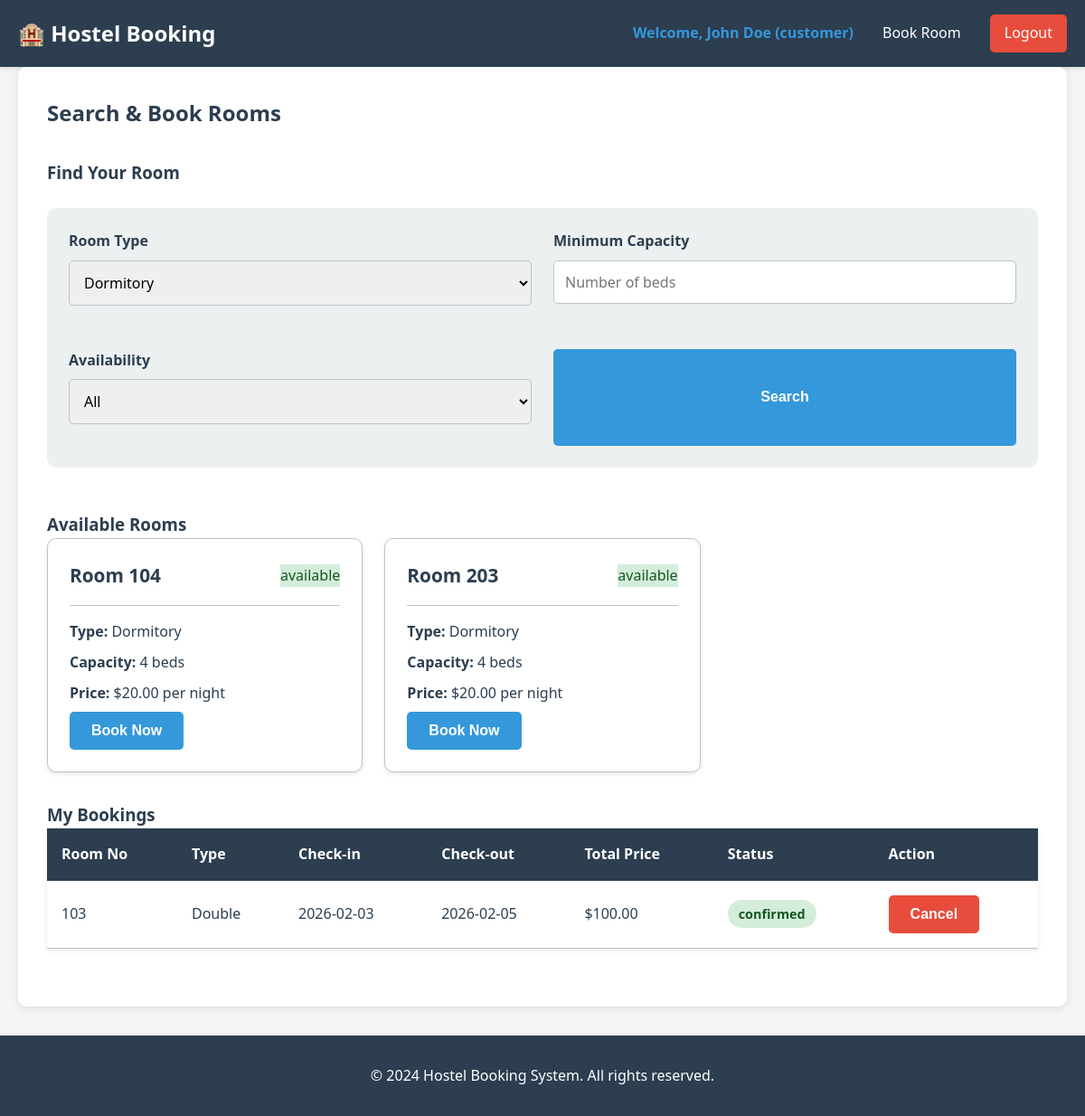
The app's page /public/search.php?type=Dormitory (signed in) with its own data.
### tables this page shows
CREATE TABLE rooms (
    id INT PRIMARY KEY AUTO_INCREMENT,
    room_no VARCHAR(20) UNIQUE NOT NULL,
    type VARCHAR(50) NOT NULL,
    capacity INT NOT NULL,
    price DECIMAL(8, 2) NOT NULL,
    status ENUM('available', 'occupied', 'maintenance') DEFAULT 'available',
    created_at TIMESTAMP DEFAULT CURRENT_TIMESTAMP
);

CREATE TABLE bookings (
    id INT PRIMARY KEY AUTO_INCREMENT,
    user_id INT NOT NULL,
    room_id INT NOT NULL,
    check_in DATE NOT NULL,
    check_out DATE NOT NULL,
    total_price DECIMAL(10, 2) NOT NULL,
    status ENUM('confirmed', 'cancelled', 'checked-out') DEFAULT 'confirmed',
    created_at TIMESTAMP DEFAULT CURRENT_TIMESTAMP,
    FOREIGN KEY (user_id) REFERENCES users(id) ON DELETE CASCADE,
    FOREIGN KEY (room_id) REFERENCES rooms(id) ON DELETE CASCADE
);

### includes/functions.php (called while the page is built, shortened)
<?php
function sanitize($input) {
    return htmlspecialchars(trim($input), ENT_QUOTES, 'UTF-8');
}
function escape($output) {
    return htmlspecialchars($output, ENT_QUOTES, 'UTF-8');
}
?>

### public/search.php (the view, shortened to what this page needs)
<?php
require_once '../config/db.php';
require_once '../includes/functions.php';
$user = getCurrentUser();
$stmt = $pdo->prepare('
    SELECT b.*, r.room_no, r.type, r.price
    FROM bookings b
    JOIN rooms r ON b.room_id = r.id
    WHERE b.user_id = ?
    ORDER BY b.check_in DESC
');
$stmt->execute([$user['id']]);
$user_bookings = $stmt->fetchAll();
$search_type         = sanitize($_GET['type'] ?? '');
$search_capacity     = sanitize($_GET['capacity'] ?? '');
$query  = 'SELECT * FROM rooms WHERE 1=1';
$params = [];
if (!empty($search_type)) {
    $query .= ' AND type = ?';
    $params[] = $search_type;
}
$query .= ' ORDER BY room_no ASC';
$stmt = $pdo->prepare($query);
$stmt->execute($params);
$search_results = $stmt->fetchAll();
$room_types = $pdo->query('SELECT DISTINCT type FROM rooms ORDER BY type ASC')->fetchAll();
?>
<?php require_once '../includes/header.php'; ?>
<div class="customer-dashboard">
    <h2>Search & Book Rooms</h2>
    <section class="search-section">
        <h3>Find Your Room</h3>
        <form method="GET" id="searchForm" class="search-form">
            <div class="form-row">
                <div class="form-group">
                    <label for="type">Room Type</label>
                    <select id="type" name="type">
                        <?php foreach ($room_types as $rt): ?>
                            <option value="<?php echo $rt['type']; ?>" <?php echo $search_type === $rt['type'] ? 'selected' : ''; ?>>
                                <?php echo escape($rt['type']); ?>
                            </option>
                        <?php endforeach; ?>
                    </select>
                </div>
                <div class="form-group">
                    <label for="capacity">Minimum Capacity</label>
                    <input type="number" id="capacity" name="capacity" value="<?php echo escape($search_capacity); ?>" min="1" placeholder="Number of beds">
                </div>
                <div class="form-group">
                    <label for="availability">Availability</label>
                    <select id="availability" name="availability">
                        <option value="">All</option>
                    </select>
                </div>
                <button type="submit" class="btn btn-primary">Search</button>
            </div>
        </form>
    </section>
    <section class="rooms-section">
        <h3>Available Rooms</h3>
        <?php if (empty($search_results)): ?>
            <p class="no-results">No rooms found matching your criteria.</p>
        <?php else: ?>
            <div class="rooms-grid">
                <?php foreach ($search_results as $room): ?>
                    <div class="room-card">
                        <div class="room-header">
                            <h4>Room <?php echo escape($room['room_no']); ?></h4>
                            <span class="room-status status-<?php echo strtolower($room['status']); ?>"><?php echo escape($room['status']); ?></span>
                        </div>
                        <div class="room-details">
                            <p><strong>Type:</strong> <?php echo escape($room['type']); ?></p>
                            <p><strong>Capacity:</strong> <?php echo escape($room['capacity']); ?> beds</p>
                            <p><strong>Price:</strong> $<?php echo escape($room['price']); ?> per night</p>
                        </div>
                        <?php if ($room['status'] === 'available'): ?>
                            <button class="btn btn-primary toggle-book-form">Book Now</button>
                        <?php endif; ?>
                    </div>
                <?php endforeach; ?>
            </div>
        <?php endif; ?>
    </section>
    <section class="bookings-section">
        <h3>My Bookings</h3>
        <?php if (empty($user_bookings)): ?>
            <p>You haven't made any bookings yet.</p>
        <?php else: ?>
            <table class="table">
                <thead>
                    <tr>
                        <th>Room No</th>
                        <th>Type</th>
                        <th>Check-in</th>
                        <th>Check-out</th>
                        <th>Total Price</th>
                        <th>Status</th>
                        <th>Action</th>
                    </tr>
                </thead>
                <tbody>
                    <?php foreach ($user_bookings as $booking): ?>
                        <tr>
                            <td><?php echo escape($booking['room_no']); ?></td>
                            <td><?php echo escape($booking['type']); ?></td>
                            <td><?php echo escape($booking['check_in']); ?></td>
                            <td><?php echo escape($booking['check_out']); ?></td>
                            <td>$<?php echo escape($booking['total_price']); ?></td>
                            <td><span class="status status-<?php echo strtolower($booking['status']); ?>"><?php echo escape($booking['status']); ?></span></td>
                            <td>
                                <?php if ($booking['status'] === 'confirmed'): ?>
                                    <form method="POST" style="display:inline;">
                                        <button type="submit" class="btn btn-danger" onclick="return confirm('Cancel this booking?');">Cancel</button>
                                    </form>
                                <?php else: ?> — <?php endif; ?>
                            </td>
                        </tr>
                    <?php endforeach; ?>
                </tbody>
            </table>
        <?php endif; ?>
    </section>
</div>
<?php require_once '../includes/footer.php'; ?>

### assets/css/style.css (style rules this page uses)
* { margin: 0; padding: 0; box-sizing: border-box; }
:root { --primary-color: #2c3e50; --secondary-color: #3498db; --success-color: #27ae60; --danger-color: #e74c3c; --warning-color: #f39c12; --light-bg: #ecf0f1; --text-color: #2c3e50; --border-color: #bdc3c7; }
body { font-family: 'Segoe UI', Tahoma, Geneva, Verdana, sans-serif; color: var(--text-color); line-height: 1.6; background-color: #f5f5f5; }
.form-group { margin-bottom: 1.5rem; }
.form-group label { display: block; margin-bottom: 0.5rem; font-weight: bold; }
.form-group input, .form-group select, .form-group textarea { width: 100%; padding: 0.75rem; border: 1px solid var(--border-color); border-radius: 5px; font-family: inherit; font-size: 1rem; }
.form-row { display: grid; grid-template-columns: 1fr 1fr; gap: 1.5rem; }
.btn { display: inline-block; padding: 0.75rem 1.5rem; border: none; border-radius: 5px; cursor: pointer; font-size: 1rem; transition: all 0.3s; font-weight: bold; }
.btn-primary { background-color: var(--secondary-color); color: white; }
.btn-danger { background-color: var(--danger-color); color: white; }
.status { display: inline-block; padding: 0.25rem 0.75rem; border-radius: 20px; font-size: 0.9rem; font-weight: bold; }
.status-available { background-color: #d4edda; color: #155724; }
.status-confirmed { background-color: #d4edda; color: #155724; }
.table { width: 100%; border-collapse: collapse; background-color: white; box-shadow: 0 2px 5px rgba(0, 0, 0, 0.1); margin-bottom: 2rem; }
.table thead { background-color: var(--primary-color); color: white; }
.table th { padding: 1rem; text-align: left; font-weight: bold; }
.table td { padding: 1rem; border-bottom: 1px solid var(--border-color); }
.customer-dashboard { background-color: white; border-radius: 10px; padding: 2rem; box-shadow: 0 2px 10px rgba(0, 0, 0, 0.1); }
.customer-dashboard h2 { margin-bottom: 2rem; }
.search-section { margin-bottom: 3rem; }
.search-section h3 { margin-bottom: 1.5rem; }
.search-form { background-color: var(--light-bg); padding: 1.5rem; border-radius: 10px; margin-bottom: 1.5rem; }
.rooms-grid { display: grid; grid-template-columns: repeat(auto-fill, minmax(300px, 1fr)); gap: 1.5rem; margin-bottom: 2rem; }
.room-card { background-color: white; border: 1px solid var(--border-color); border-radius: 10px; padding: 1.5rem; box-shadow: 0 2px 5px rgba(0, 0, 0, 0.1); transition: transform 0.3s, box-shadow 0.3s; }
.room-header { display: flex; justify-content: space-between; align-items: center; margin-bottom: 1rem; padding-bottom: 1rem; border-bottom: 1px solid var(--border-color); }
.room-header h4 { font-size: 1.3rem; }
.room-details p { margin: 0.5rem 0; }
.room-details strong { color: var(--primary-color); }

### records on screen
rooms: room_no "104", status "available", type "Dormitory", capacity "4", price "20.00"
rooms: room_no "203", status "available", type "Dormitory", capacity "4", price "20.00"
bookings: room.room_no "103", room.type "Double", check_in "2026-02-03", check_out "2026-02-05", total_price "100.00", status "confirmed"

### other values on screen
getCurrentUser()['name'] "John Doe"
getCurrentUser()['role'] "customer"
form field type "Dormitory"
